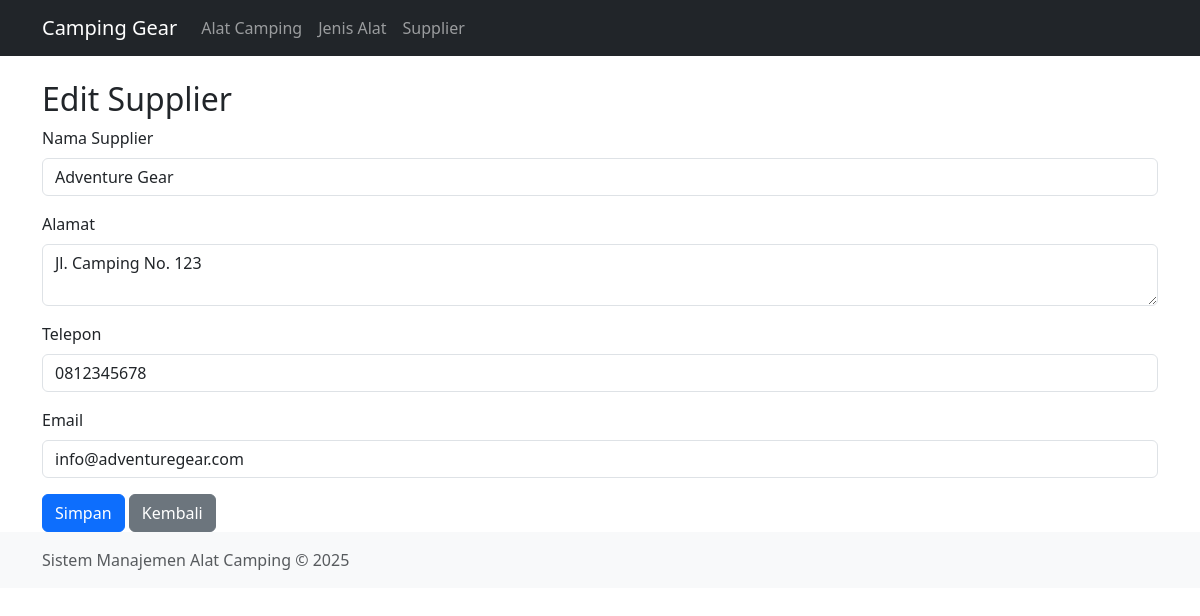
Page /index.php?page=supplier&action=edit&id=1 on the committed database.
### tables this page shows
CREATE TABLE supplier (
    id INT AUTO_INCREMENT PRIMARY KEY,
    nama VARCHAR(100) NOT NULL,
    alamat TEXT,
    telepon VARCHAR(20),
    email VARCHAR(100)
);

### viewmodel/SupplierViewModel.php (called while the page is built, shortened)
<?php
require_once 'model/Supplier.php';
class SupplierViewModel {
    private $model;
    public function __construct() {
        $database = new Database();
        $db = $database->getConnection();
        $this->model = new Supplier($db);
    }
    public function getSupplierById($id) {
        $this->model->id = $id;
        $this->model->readOne();
        return $this->model;
    }
}
?>

### model/supplier.php (called while the page is built, shortened)
<?php
class Supplier {
    private $conn;
    private $table_name = "supplier";
    public $id;
    public function __construct($db) {
        $this->conn = $db;
    }
    public function readOne() {
        $query = "SELECT * FROM " . $this->table_name . " WHERE id = ? LIMIT 0,1";
        $stmt = $this->conn->prepare($query);
        $stmt->bindParam(1, $this->id);
        $stmt->execute();
        $row = $stmt->fetch(PDO::FETCH_ASSOC);
        $this->nama = $row['nama'];
        $this->alamat = $row['alamat'];
        $this->telepon = $row['telepon'];
        $this->email = $row['email'];
    }
}
?>

### view/supplier/form.php (the view, shortened to what this page needs)
<?php
require_once 'viewmodel/SupplierViewModel.php';
$viewModel = new SupplierViewModel();
if(isset($_GET['id'])) {
    $supplier = $viewModel->getSupplierById($_GET['id']);
}
?>
<h2><?php echo isset($supplier) ? 'Edit' : 'Tambah'; ?> Supplier</h2>
<form method="POST">
    <div class="mb-3">
        <label class="form-label">Nama Supplier</label>
        <input type="text" class="form-control" name="nama" value="<?php echo isset($supplier) ? $supplier->nama : ''; ?>" required>
    </div>
    <div class="mb-3">
        <label class="form-label">Alamat</label>
        <textarea class="form-control" name="alamat"><?php echo isset($supplier) ? $supplier->alamat : ''; ?></textarea>
    </div>
    <div class="mb-3">
        <label class="form-label">Telepon</label>
        <input type="text" class="form-control" name="telepon" value="<?php echo isset($supplier) ? $supplier->telepon : ''; ?>">
    </div>
    <div class="mb-3">
        <label class="form-label">Email</label>
        <input type="email" class="form-control" name="email" value="<?php echo isset($supplier) ? $supplier->email : ''; ?>">
    </div>
    <button type="submit" class="btn btn-primary">Simpan</button>
    <a href="index.php?page=supplier" class="btn btn-secondary">Kembali</a>
</form>

### rows in the picture
supplier: nama "Adventure Gear", alamat "Jl. Camping No. 123", telepon "0812345678", email "info@adventuregear.com"
